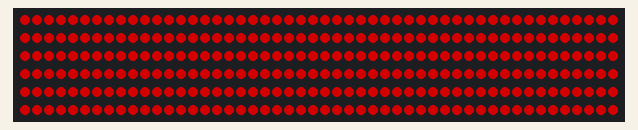
This program was run on a simulated Arduino Mega 2560, built with avr-gcc and run on an emulated ATmega2560. Shown: 300 RGB LEDs in strip order, left to right, continuing on the next row. Dim RGB values are drawn brighter than linear; what the program prints to the serial monitor is not drawn.

Above: at 0.1 s.
At 0.6 s:
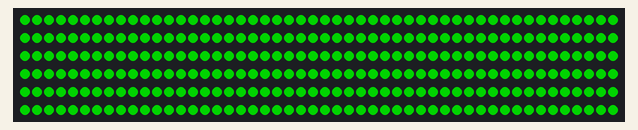
At 1.1 s:
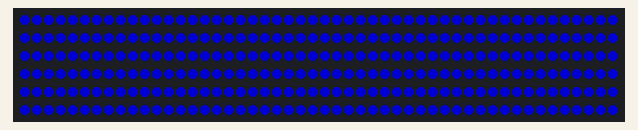

Measured:
- what the display in image 1 shows lasts 0.5 s, from 0.5 s to 1.0 s

The program:

main.cpp
```cpp
#include <FastLED.h>
#include <Arduino.h>
#include <ArduinoJson.h>

const int numLeds = 300; // change for your setup
const int numberOfChannels = numLeds * 3; // Total number of channels you want to receive (1 led = 3 channels)
const byte dataPin = 2;
CRGB leds[numLeds];


const int startUniverse = 1; // CHANGE FOR YOUR SETUP most software this is 1, some software send out artnet first universe as 0.

// Check if we got all universes
const int maxUniverses = numberOfChannels / 512 + ((numberOfChannels % 512) ? 1 : 0);
bool universesReceived[maxUniverses];
bool sendFrame = 1;
int previousDataLength = 0;


void initTest()
{
  for (int i = 0 ; i < numLeds ; i++) {
    leds[i] = CRGB(127, 0, 0);
  }
  FastLED.show();
  delay(500);
  for (int i = 0 ; i < numLeds ; i++) {
    leds[i] = CRGB(0, 127, 0);
  }
  FastLED.show();
  delay(500);
  for (int i = 0 ; i < numLeds ; i++) {
    leds[i] = CRGB(0, 0, 127);
  }
  FastLED.show();
  delay(500);
  for (int i = 0 ; i < numLeds ; i++) {
    leds[i] = CRGB(0, 0, 0);
  }
  FastLED.show();
}

void onDmxFrame(uint16_t universe, uint16_t length, uint8_t sequence, uint8_t* data)
{
  sendFrame = 1;
  // set brightness of the whole strip
  if (universe == 15)
  {
    FastLED.setBrightness(data[0]);
    FastLED.show();
  }

  // Store which universe has got in
  if ((universe - startUniverse) < maxUniverses) {
    universesReceived[universe - startUniverse] = 1;
  }

  for (int i = 0 ; i < maxUniverses ; i++)
  {
    if (universesReceived[i] == 0)
    {
      //Serial.println("Broke");
      sendFrame = 0;
      break;
    }
  }

  // read universe and put into the right part of the display buffer
  for (int i = 0; i < length / 3; i++)
  {
    int led = i + (universe - startUniverse) * (previousDataLength / 3);
    if (led < numLeds)
      leds[led] = CRGB(data[i * 3], data[i * 3 + 1], data[i * 3 + 2]);
  }
  previousDataLength = length;

  if (sendFrame)
  {
    FastLED.show();
    // Reset universeReceived to 0
    memset(universesReceived, 0, maxUniverses);
  }
}

void setup()
{
  Serial.begin(115200);
  Serial1.begin(115200);
  FastLED.addLeds<WS2812, dataPin, GRB>(leds, numLeds);
  initTest();
}

void loop()
{
  Serial.print("COUCOU");
  //Serial.println(Serial1.read());
}
```
